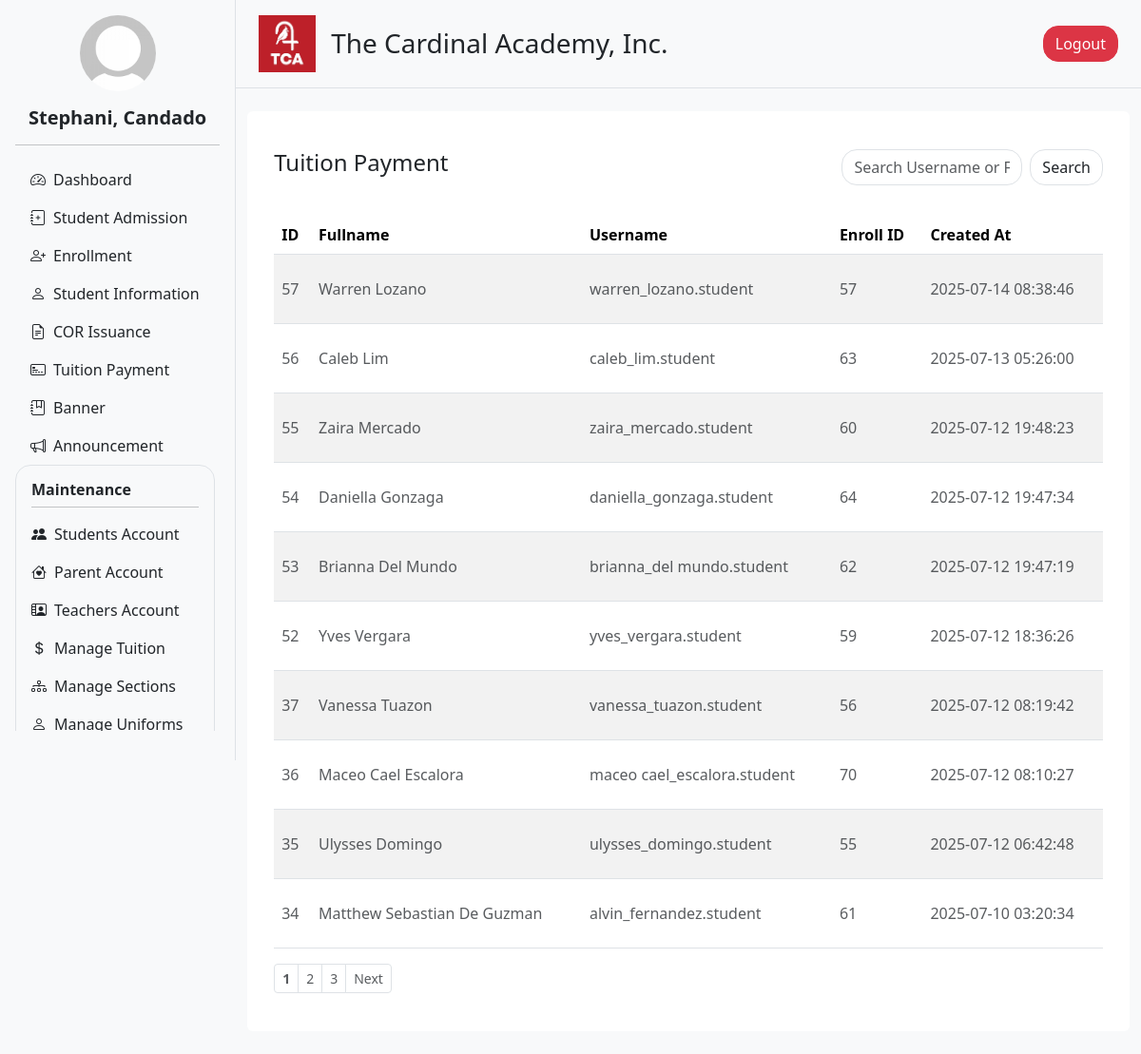
The app's page /admin/billing.php (signed in), older data.
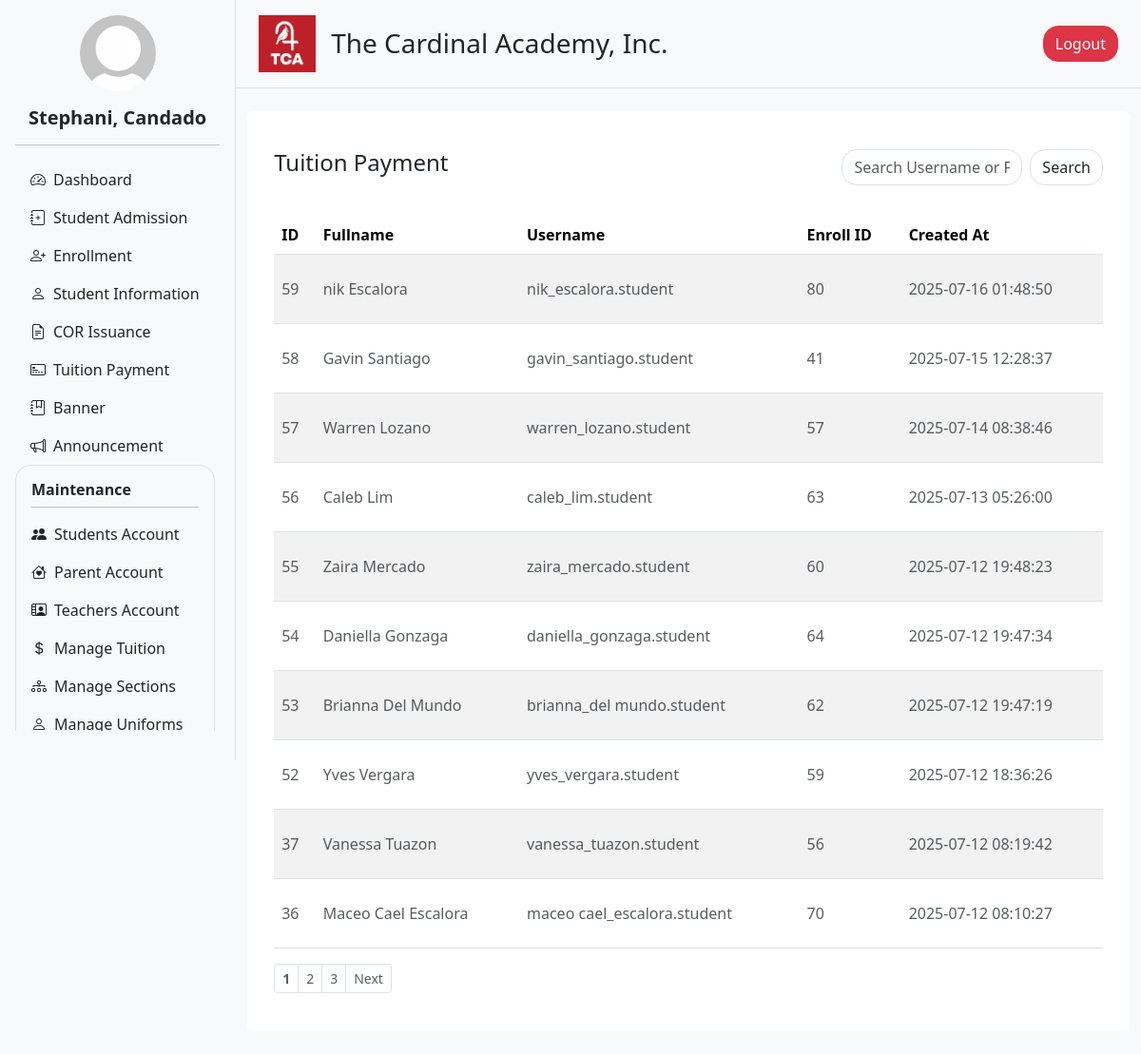
The same page, newer data.
### tables this page shows
CREATE TABLE `users` (
  `user_id` int(11) NOT NULL,
  `acc_type` enum('admin','teacher','parent','student') NOT NULL,
  `username` varchar(50) NOT NULL,
  `email` varchar(100) NOT NULL,
  `password` varchar(255) NOT NULL,
  `first_name` varchar(50) NOT NULL,
  `last_name` varchar(50) NOT NULL,
  `gender` enum('male','female','other') DEFAULT NULL,
  `birthdate` date DEFAULT NULL,
  `phone_number` varchar(20) DEFAULT NULL,
  `address` text DEFAULT NULL,
  `created_at` timestamp NOT NULL DEFAULT current_timestamp(),
  `updated_at` timestamp NOT NULL DEFAULT current_timestamp() ON UPDATE current_timestamp(),
  `profile` varchar(255) NOT NULL,
  `rfid` int(100) DEFAULT NULL,
  `enroll_id` int(11) NOT NULL,
  `acc_status` varchar(100) NOT NULL DEFAULT 'active',
  `subject` varchar(1000) DEFAULT NULL,
  `section_id` int(100) DEFAULT NULL
);

### admin/navigation.php (called while the page is built, shortened)
<?php
include 'header.php';
include 'user_info.php';
$user_info = getUserInfo();
?>

### admin/user_info.php (called while the page is built, shortened)
<?php
include '../db_connection.php';
function getUserInfo() {
    global $conn;
    $user_id = $_SESSION['user_id'];
    $sql = "SELECT first_name, last_name, profile FROM users WHERE user_id = ?";
    $stmt = $conn->prepare($sql);
    $stmt->bind_param("i", $user_id);
    $stmt->execute();
    $result = $stmt->get_result();
    $user = $result->fetch_assoc();
    $full_name = htmlspecialchars($user['first_name'] . ', ' . $user['last_name']);
    $profile_image = !empty($user['profile'])
        ? '../static/uploads/' . htmlspecialchars($user['profile'])
        : '../static/uploads/default_profile.jpg';
    return [
        'full_name' => $full_name,
        'profile_image' => $profile_image
    ];
}
?>

### admin/billing.php (the view, shortened to what the changed rows need)
<?php
$host = 'localhost';
$db   = 'tca';
$user = 'root';
$pass = '';
$conn = new mysqli($host, $user, $pass, $db);
?>
<?php
$limit = 10;
$page = isset($_GET['page']) && is_numeric($_GET['page']) ? (int) $_GET['page'] : 1;
$search = isset($_GET['search']) ? trim($_GET['search']) : '';
$offset = ($page - 1) * $limit;
$count_query = "SELECT COUNT(*) as total FROM users
                WHERE acc_type = 'student' AND (
                    username LIKE '%$search%'
                    OR CONCAT(first_name, ' ', last_name) LIKE '%$search%'
                )";
$count_result = mysqli_query($conn, $count_query);
$total = mysqli_fetch_assoc($count_result)['total'];
$total_pages = ceil($total / $limit);
$query = "SELECT
            user_id,
            CONCAT(first_name, ' ', last_name) AS fullname,
            username,
            created_at,
            enroll_id
          FROM users
          WHERE acc_type = 'student' AND (
              username LIKE '%$search%'
              OR CONCAT(first_name, ' ', last_name) LIKE '%$search%'
          )
          ORDER BY created_at DESC
          LIMIT $limit OFFSET $offset";
$result = mysqli_query($conn, $query);
?>
<!DOCTYPE html>
<html lang="en">
<head>
  <?php include 'header.php'; ?>
</head>
<body>
<div class="d-flex flex-row bg-light">
  <?php include 'navigation.php'; ?>
  <div class="content flex-grow-1">
    <?php include 'nav_top.php'; ?>
    <div class="container my-4">
      <div class="row g-4">
        <div class="col-12">
          <div class="rounded p-3 bg-white">
            <div class="container my-4">
              <div class="table-responsive">
                <table class="table table-striped table-hover" style="cursor: pointer">
                  <thead>
                    <tr>
                      <th>ID</th>
                      <th>Fullname</th>
                      <th>Username</th>
                      <th>Enroll ID</th>
                      <th>Created At</th>
                    </tr>
                  </thead>
                  <tbody>
                    <?php if (mysqli_num_rows($result) > 0): ?>
                      <?php while ($row = mysqli_fetch_assoc($result)): ?>
                        <tr class="clickable-row" data-id="<?= $row['user_id'] ?>">
                          <td><p class="text-muted pt-3 pb-3 mb-0"><?= htmlspecialchars($row['user_id']) ?></p></td>
                          <td><p class="text-muted pt-3 pb-3 mb-0"><?= htmlspecialchars($row['fullname']) ?></p></td>
                          <td><p class="text-muted pt-3 pb-3 mb-0"><?= htmlspecialchars($row['username']) ?></p></td>
                          <td><p class="text-muted pt-3 pb-3 mb-0"><?= htmlspecialchars($row['enroll_id']) ?></p></td>
                          <td><p class="text-muted pt-3 pb-3 mb-0"><?= htmlspecialchars($row['created_at']) ?></p></td>
                        </tr>
                      <?php endwhile; ?>
                    <?php else: ?>
                      <tr>
                        <td colspan="5"><p class="text-muted text-center pt-3 pb-3 mb-0">No student data available</p></td>
                      </tr>
                    <?php endif; ?>
                  </tbody>
                </table>
              </div>
              <?php if ($total_pages > 1): ?>
                <nav aria-label="Page navigation">
                  <ul class="pagination justify-content-start pagination-sm">
                    <?php
                      $max_links = 5;
                      $start = max(1, $page - floor($max_links / 2));
                      $end = min($total_pages, $start + $max_links - 1);
                      if ($end - $start < $max_links - 1) {
                        $start = max(1, $end - $max_links + 1);
                      }
                    ?>
                    <?php for ($i = $start; $i <= $end; $i++): ?>
                      <li class="page-item">
                        <a class="page-link text-muted <?= $i == $page ? 'fw-bold' : '' ?>" href="?search=<?= urlencode($search) ?>&page=<?= $i ?>"><?= $i ?></a>
                      </li>
                    <?php endfor; ?>
                  </ul>
                </nav>
              <?php endif; ?>
            </div>
          </div>
        </div>
      </div>
    </div>
  </div>
</div>
</body>
</html>

Row changes from the older to the newer data that the page shows:
no longer on this page (row edited): users: user_id "35", fullname "Ulysses Domingo", username "ulysses_domingo.student", enroll "55", created_at "2025-07-12 06:42:48"
no longer on this page (row edited): users: user_id "34", fullname "Matthew Sebastian De Guzman", username "alvin_fernandez.student", enroll "61", created_at "2025-07-10 03:20:34"
added users: user_id "59", fullname "nik Escalora", username "nik_escalora.student", enroll "80", created_at "2025-07-16 01:48:50"
added users: user_id "58", fullname "Gavin Santiago", username "gavin_santiago.student", enroll "41", created_at "2025-07-15 12:28:37"
